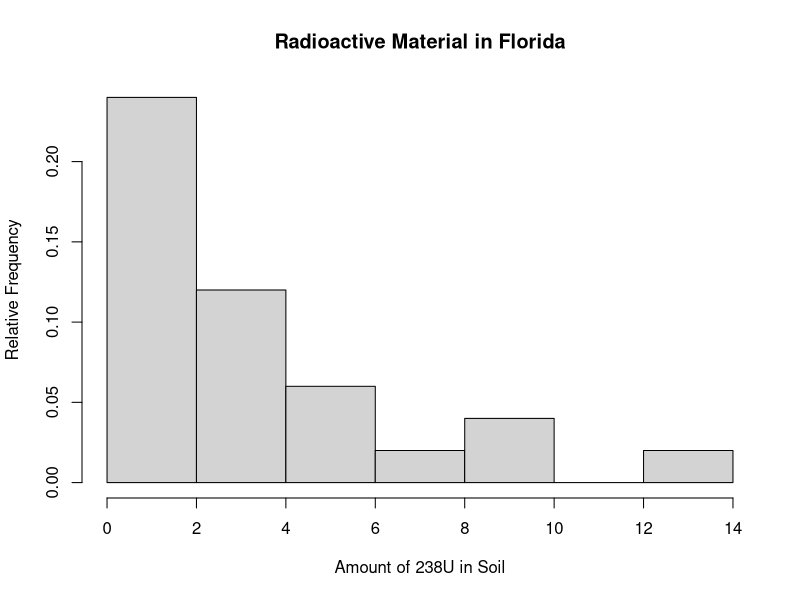

Here is the R script that generated this plot:
# WMS Ex. 1.3 - Relative frequency histogram representing the
# amount of radioactive material in the soil of relaimed
# phosphate mining areas in Florida.

# Input radioactivity readings to vector.
radioactive <- c(0.74, 6.46, 1.90, 2.69, 0.75,
                  0.32, 9.99, 1.77, 2.41, 1.96,
                  1.66, 0.70, 2.42, 0.54, 3.36,
                  3.59, 0.37, 1.09, 8.32, 4.06,
                  4.55, 0.76, 2.03, 5.70, 12.48)

# Create the histogram
hist(radioactive, freq = FALSE, main = "Radioactive Material in Florida",
     xlab = expression(paste("Amount of 238U in Soil")),
     ylab = "Relative Frequency")

# Save figure and show
dev.copy(pdf, "ex1_3.pdf")
dev.off()
